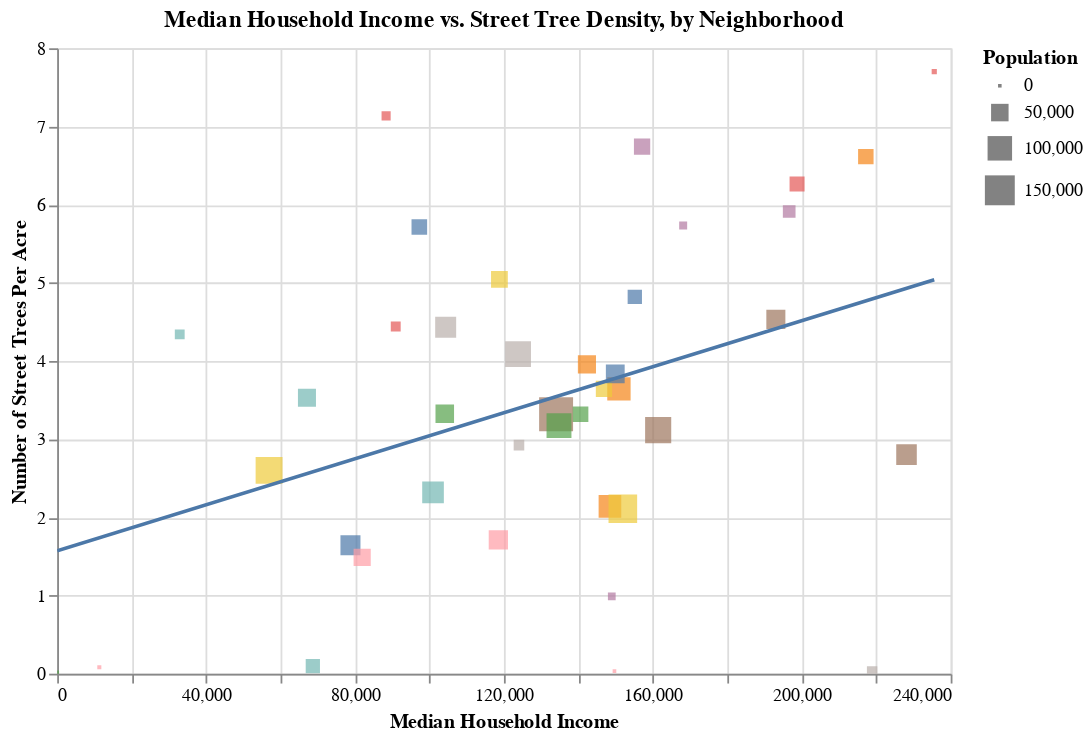

The code cell stored with this chart in its notebook:
### Code cell
base = alt.Chart(trees_income).mark_square(size=60).encode(
    alt.X('weighted_median_income',title="Median Household Income"),
    alt.Y('trees_per_acre',title='Number of Street Trees Per Acre'))
points= base.encode(    
    size=alt.Size('population',title='Population'),
    color = alt.Color('neighborhood',legend=None),
    
    tooltip=[alt.Tooltip('neighborhood',title='Neighborhood'),
             alt.Tooltip('population',title='Population'),
             alt.Tooltip('income_tag',title='Median Income')]
).interactive()
    
line = base.transform_regression('weighted_median_income','trees_per_acre').mark_line()

viz_2 = (points + line).properties(    
    width=500,
    height=350,
    title='Median Household Income vs. Street Tree Density, by Neighborhood')
viz_2

### Figure 1 — Vega-Lite specification as saved in the notebook (floating-point values rounded to 4 significant figures)
{"config": {"view": {"continuousWidth": 400, "continuousHeight": 300}}, "layer": [{"mark": {"type": "square", "size": 60}, "encoding": {"color": {"field": "neighborhood", "legend": null, "type": "nominal"}, "size": {"field": "population", "title": "Population", "type": "quantitative"}, "tooltip": [{"field": "neighborhood", "title": "Neighborhood", "type": "nominal"}, {"field": "population", "title": "Population", "type": "quantitative"}, {"field": "income_tag", "title": "Median Income", "type": "nominal"}], "x": {"field": "weighted_median_income", "title": "Median Household Income", "type": "quantitative"}, "y": {"field": "trees_per_acre", "title": "Number of Street Trees Per Acre", "type": "quantitative"}}, "selection": {"selector034": {"type": "interval", "bind": "scales", "encodings": ["x", "y"]}}}, {"mark": "line", "encoding": {"x": {"field": "weighted_median_income", "title": "Median Household Income", "type": "quantitative"}, "y": {"field": "trees_per_acre", "title": "Number of Street Trees Per Acre", "type": "quantitative"}}, "transform": [{"on": "weighted_median_income", "regression": "trees_per_acre"}]}], "data": {"name": "data-1f1d0489a2ca3efad06dbab4c7e7b98f"}, "height": 350, "title": "Median Household Income vs. Street Tree Density, by Neighborhood", "width": 500, "$schema": "https://vega.github.io/schema/vega-lite/v4.17.0.json", "datasets": {"data-1f1d0489a2ca3efad06dbab4c7e7b98f": [{"neighborhood": "Bayview Hunters Point", "tree_counts": 11542, "population": 65970.0, "area": 7024.0, "median_income": 79090.0, "trees_per_acre": 1.643, "weighted_median_income": 78776, "income_tag": "$78.8K"}, {"neighborhood": "Bernal Heights", "tree_counts": 8301, "population": 90760.0, "area": 2279.0, "median_income": 148900.0, "trees_per_acre": 3.643, "weighted_median_income": 150889, "income_tag": "$150.9K"}, {"neighborhood": "Castro/Upper Market", "tree_counts": 5619, "population": 36110.0, "area": 897.2, "median_income": 205400.0, "trees_per_acre": 6.263, "weighted_median_income": 198738, "income_tag": "$198.7K"}, {"neighborhood": "Chinatown", "tree_counts": 624, "population": 14310.0, "area": 143.8, "median_income": 30520.0, "trees_per_acre": 4.34, "weighted_median_income": 32917, "income_tag": "$32.9K"}, {"neighborhood": "Excelsior", "tree_counts": 4407, "population": 56320.0, "area": 1325.0, "median_income": 104400.0, "trees_per_acre": 3.325, "weighted_median_income": 104109, "income_tag": "$104.1K"}, {"neighborhood": "Financial District/South Beach", "tree_counts": 6851, "population": 42620.0, "area": 1881.0, "median_income": 106200.0, "trees_per_acre": 3.642, "weighted_median_income": 146863, "income_tag": "$146.9K"}, {"neighborhood": "Glen Park", "tree_counts": 2467, "population": 8654.0, "area": 430.3, "median_income": 169100.0, "trees_per_acre": 5.733, "weighted_median_income": 168142, "income_tag": "$168.1K"}, {"neighborhood": "Golden Gate Park", "tree_counts": 142, "population": 128.0, "area": 4287.0, "median_income": 149700.0, "trees_per_acre": 0.03312, "weighted_median_income": 149688, "income_tag": "$149.7K"}, {"neighborhood": "Haight Ashbury", "tree_counts": 5307, "population": 59490.0, "area": 1171.0, "median_income": 182700.0, "trees_per_acre": 4.532, "weighted_median_income": 193041, "income_tag": "$193.0K"}, {"neighborhood": "Hayes Valley", "tree_counts": 6995, "population": 111000.0, "area": 1711.0, "median_income": 88210.0, "trees_per_acre": 4.087, "weighted_median_income": 123800, "income_tag": "$123.8K"}, {"neighborhood": "Inner Richmond", "tree_counts": 3560, "population": 32820.0, "area": 738.6, "median_income": 164600.0, "trees_per_acre": 4.82, "weighted_median_income": 155154, "income_tag": "$155.2K"}, {"neighborhood": "Inner Sunset", "tree_counts": 5426, "population": 85050.0, "area": 2535.0, "median_income": 135800.0, "trees_per_acre": 2.14, "weighted_median_income": 148474, "income_tag": "$148.5K"}, {"neighborhood": "Japantown", "tree_counts": 1370, "population": 14500.0, "area": 308.5, "median_income": 90940.0, "trees_per_acre": 4.44, "weighted_median_income": 90938, "income_tag": "$90.9K"}, {"neighborhood": "Lakeshore", "tree_counts": 536, "population": 32520.0, "area": 5500.0, "median_income": 69740.0, "trees_per_acre": 0.09745, "weighted_median_income": 68669, "income_tag": "$68.7K"}, {"neighborhood": "Lincoln Park", "tree_counts": 4, "population": 185.0, "area": 246.7, "median_income": 0.0, "trees_per_acre": 0.01622, "weighted_median_income": 0, "income_tag": "$0.0K"}, {"neighborhood": "Lone Mountain/USF", "tree_counts": 5448, "population": 137200.0, "area": 2582.0, "median_income": 162000.0, "trees_per_acre": 2.11, "weighted_median_income": 151936, "income_tag": "$151.9K"}, {"neighborhood": "Marina", "tree_counts": 3846, "population": 25190.0, "area": 650.6, "median_income": 192700.0, "trees_per_acre": 5.912, "weighted_median_income": 196624, "income_tag": "$196.6K"}, {"neighborhood": "McLaren Park", "tree_counts": 120, "population": 612.0, "area": 1454.0, "median_income": 11320.0, "trees_per_acre": 0.0825, "weighted_median_income": 11316, "income_tag": "$11.3K"}, {"neighborhood": "Mission", "tree_counts": 16712, "population": 194000.0, "area": 5035.0, "median_income": 135400.0, "trees_per_acre": 3.319, "weighted_median_income": 134011, "income_tag": "$134.0K"}, {"neighborhood": "Mission Bay", "tree_counts": 2769, "population": 16940.0, "area": 947.2, "median_income": 0.0, "trees_per_acre": 2.923, "weighted_median_income": 124037, "income_tag": "$124.0K"}, {"neighborhood": "Nob Hill", "tree_counts": 2285, "population": 39260.0, "area": 400.0, "median_income": 100700.0, "trees_per_acre": 5.713, "weighted_median_income": 97274, "income_tag": "$97.3K"}, {"neighborhood": "Noe Valley", "tree_counts": 6427, "population": 38600.0, "area": 971.8, "median_income": 210300.0, "trees_per_acre": 6.614, "weighted_median_income": 217209, "income_tag": "$217.2K"}, {"neighborhood": "North Beach", "tree_counts": 2291, "population": 11930.0, "area": 321.1, "median_income": 78660.0, "trees_per_acre": 7.135, "weighted_median_income": 88354, "income_tag": "$88.4K"}, {"neighborhood": "Oceanview/Merced/Ingleside", "tree_counts": 4401, "population": 77520.0, "area": 1898.0, "median_income": 94740.0, "trees_per_acre": 2.319, "weighted_median_income": 100953, "income_tag": "$101.0K"}, {"neighborhood": "Outer Mission", "tree_counts": 3463, "population": 39330.0, "area": 1044.0, "median_income": 146700.0, "trees_per_acre": 3.318, "weighted_median_income": 140580, "income_tag": "$140.6K"}, {"neighborhood": "Outer Richmond", "tree_counts": 5829, "population": 45740.0, "area": 1156.0, "median_income": 106700.0, "trees_per_acre": 5.044, "weighted_median_income": 118791, "income_tag": "$118.8K"}, {"neighborhood": "Pacific Heights", "tree_counts": 5996, "population": 43060.0, "area": 889.2, "median_income": 160300.0, "trees_per_acre": 6.743, "weighted_median_income": 157107, "income_tag": "$157.1K"}, {"neighborhood": "Portola", "tree_counts": 3546, "population": 60980.0, "area": 2071.0, "median_income": 128700.0, "trees_per_acre": 1.712, "weighted_median_income": 118501, "income_tag": "$118.5K"}, {"neighborhood": "Potrero Hill", "tree_counts": 9491, "population": 69800.0, "area": 3387.0, "median_income": 227800.0, "trees_per_acre": 2.802, "weighted_median_income": 228137, "income_tag": "$228.1K"}, {"neighborhood": "Presidio", "tree_counts": 164, "population": 16290.0, "area": 6031.0, "median_income": 218900.0, "trees_per_acre": 0.02719, "weighted_median_income": 218898, "income_tag": "$218.9K"}, {"neighborhood": "Presidio Heights", "tree_counts": 6790, "population": 58040.0, "area": 1770.0, "median_income": 121200.0, "trees_per_acre": 3.835, "weighted_median_income": 149905, "income_tag": "$149.9K"}, {"neighborhood": "Russian Hill", "tree_counts": 3848, "population": 53710.0, "area": 972.4, "median_income": 128700.0, "trees_per_acre": 3.957, "weighted_median_income": 142293, "income_tag": "$142.3K"}, {"neighborhood": "Seacliff", "tree_counts": 1078, "population": 2416.0, "area": 140.0, "median_income": 235600.0, "trees_per_acre": 7.701, "weighted_median_income": 235588, "income_tag": "$235.6K"}, {"neighborhood": "South of Market", "tree_counts": 3905, "population": 53120.0, "area": 1106.0, "median_income": 52670.0, "trees_per_acre": 3.53, "weighted_median_income": 67089, "income_tag": "$67.1K"}, {"neighborhood": "Sunset/Parkside", "tree_counts": 10485, "population": 103400.0, "area": 3304.0, "median_income": 130400.0, "trees_per_acre": 3.174, "weighted_median_income": 134788, "income_tag": "$134.8K"}, {"neighborhood": "Tenderloin", "tree_counts": 3524, "population": 121100.0, "area": 1355.0, "median_income": 43750.0, "trees_per_acre": 2.601, "weighted_median_income": 56915, "income_tag": "$56.9K"}, {"neighborhood": "Twin Peaks", "tree_counts": 410, "population": 8068.0, "area": 414.7, "median_income": 150300.0, "trees_per_acre": 0.9886, "weighted_median_income": 148970, "income_tag": "$149.0K"}, {"neighborhood": "Visitacion Valley", "tree_counts": 1433, "population": 47980.0, "area": 963.3, "median_income": 74790.0, "trees_per_acre": 1.488, "weighted_median_income": 81921, "income_tag": "$81.9K"}, {"neighborhood": "West of Twin Peaks", "tree_counts": 16994, "population": 113900.0, "area": 5456.0, "median_income": 166800.0, "trees_per_acre": 3.115, "weighted_median_income": 161430, "income_tag": "$161.4K"}, {"neighborhood": "Western Addition", "tree_counts": 5641, "population": 72790.0, "area": 1273.0, "median_income": 115600.0, "trees_per_acre": 4.432, "weighted_median_income": 104352, "income_tag": "$104.4K"}]}}
